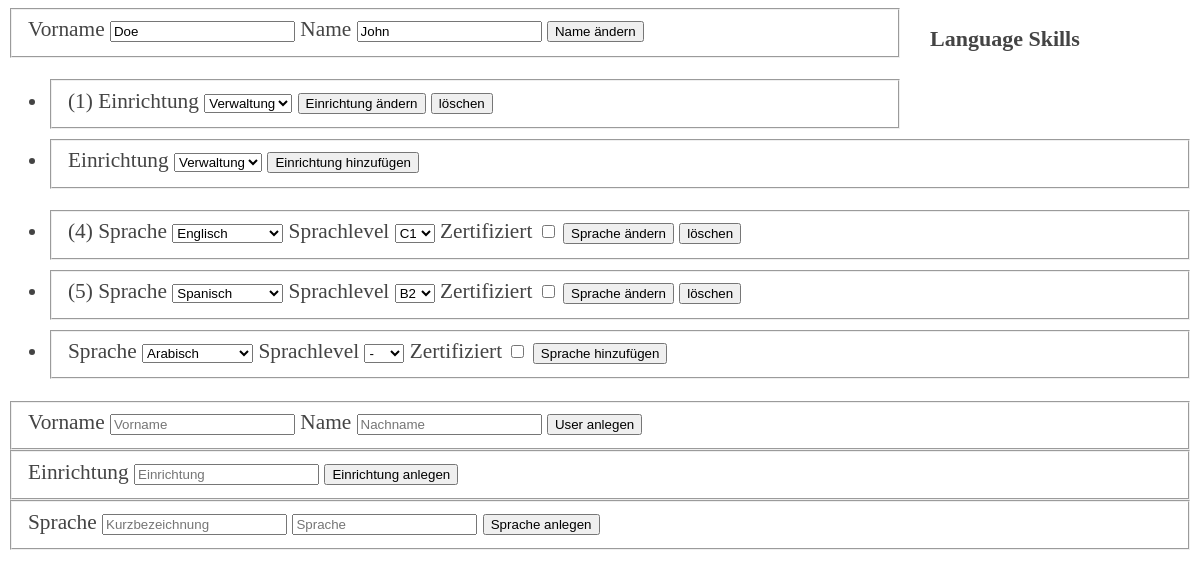
The app's page /?main=edituser&UserID=1 with its own data.
### tables this page shows
CREATE TABLE "LanguageLink" (
	`LanguageLinkID`	INTEGER NOT NULL PRIMARY KEY AUTOINCREMENT UNIQUE,
	`UserID`	int(11) NOT NULL,
	`LanguageID`	int(11) NOT NULL,
	`SkillLevel`	varchar(2) NOT NULL,
	`zertifiziert`	INTEGER
);

CREATE TABLE "User" (
	`UserID`	INTEGER NOT NULL PRIMARY KEY AUTOINCREMENT UNIQUE,
	`UserName`	tinytext NOT NULL,
	`UserForename`	tinytext NOT NULL
);

CREATE TABLE `FacilityLink` (
	`FacilityLinkID`	INTEGER NOT NULL PRIMARY KEY AUTOINCREMENT UNIQUE,
	`UserID`	INTEGER,
	`FacilityID`	INTEGER
);

### init.php (called while the page is built, shortened)
<?php
$sprachlevel=array('-','A1','A2','B1','B2','C1','C2');
$dbfile="languageskills.db";
$db = new SQLite3($dbfile);
$results = $db->query("SELECT * FROM Language ORDER BY LanguageName ASC");
while ($row = $results->fetchArray()) {
	$sprachen[$row["LanguageID"]] = $row["LanguageName"];
}
$results = $db->query("SELECT * FROM Facility ORDER BY FacilityName ASC");
while ($row = $results->fetchArray()) {
	$einrichtungen[$row["FacilityID"]] = $row["FacilityName"];
}
?>

### edituser.php (the view, shortened to what this page needs)
<div>
<?php
$userid = $_GET['UserID'];
$userquery = 'SELECT * FROM User INNER JOIN LanguageLink ON User.UserID = LanguageLink.UserID WHERE User.UserID = '.$userid.' LIMIT 1';
$userresult = $db->query($userquery);
while ($line = $userresult->fetchArray(SQLITE3_ASSOC)) {
	?>
	<form id="userformular" action="index.php?main=changeuser" method="POST">
		<fieldset id="collaborator">
			<label for="UserForename">Vorname</label>
			<input type="text" name="UserForename" value="<?php echo $line['UserForename']; ?>">
			<label for="UserName">Name</label>
			<input type="text" name="UserName" value="<?php echo $line['UserName']; ?>">
			<button type="submit" name="action">Name ändern</button>
		</fieldset>
	</form>
	<ul class="Einrichtungen">
		<?php
		$facilityquery = "SELECT * FROM FacilityLink WHERE UserID =".$userid;
		$facilityresult = $db->query($facilityquery);
		while ($facilities = $facilityresult->fetchArray(SQLITE3_ASSOC)) {
			?>
			<li>
				<form class="einrichtungsformular" action="index.php?main=changeuser" method="POST">
					<fieldset class="einrichtungen">
						(<?php echo $facilities['FacilityID']; ?>)
						<label for="facility">Einrichtung</label>
						<select name="FacilityID" size="1">
							<?php
								foreach($einrichtungen as $EinrichtungsID => $einrichtung) {
									if ($einrichtungen[$facilities['FacilityID']]==$einrichtung) $selected=" selected";
									else unset($selected);
									echo '<option value='.$EinrichtungsID.' '.$selected.'>'.$einrichtung.'</option>';
								}
							?>
						</select>
						<button type="submit" name="action">Einrichtung ändern</button>
						<button type="submit" name="action" formaction="index.php?main=changeuser&aktion=deletefacility&FacilityLinkID=<?php echo $facilities['FacilityLinkID']; ?>">löschen</button>
					</fieldset>
				</form>
			</li>
		<?php } ?>
		<li>
			<form id="einrichtungsformular" action="index.php?main=changeuser" method="POST">
				<fieldset class="einrichtungen">
					<label for="facility">Einrichtung</label>
					<select name="FacilityID" size="1">
						<?php
							foreach($einrichtungen as $EinrichtungsID => $einrichtung) {
								echo '<option value='.$EinrichtungsID.' '.$selected.'>'.$einrichtung.'</option>';
							}
						?>
					</select>
					<button type="submit" name="action">Einrichtung hinzufügen</button>
				</fieldset>
			</form>
		</li>
	</ul>
	<ul class="LanguageSkills">
		<?php
		$languagequery = "SELECT * FROM LanguageLink WHERE UserID =".$userid;
		$languageresult = $db->query($languagequery);
		while ($languages = $languageresult->fetchArray(SQLITE3_ASSOC)) {
			?>
			<li>
				<form class="sprachenformular" action="index.php?main=changeuser" method="POST">
					<fieldset id="languages">
						(<?php echo $languages['LanguageLinkID']; ?>)
						<label for="language">Sprache</label>
						<select name="Sprache" size="1">
							<?php
								foreach($sprachen as $SprachID => $sprache) {
									if ($sprachen[$languages['LanguageID']]==$sprache) $selected=" selected";
									else unset($selected);
									echo '<option value='.$SprachID.' '.$selected.'>'.$sprache.'</option>';
								}
							?>
						</select>
						<label for="SkillLevel">Sprachlevel</label>
						<select name="SkillLevel" size="1">
							<?php
								foreach($sprachlevel as $level) {
									if ($languages['SkillLevel']==$level) $selected=" selected";
									else unset($selected);
									echo '<option '.$selected.'>'.$level.'</option>';
								}
							?>
						</select>
						<label for="zertifiziert">Zertifiziert</label>
						<input type="checkbox" name="zertifiziert" value="1" <?php if ($languages['zertifiziert']=="1") echo 'checked'; ?>>
						<button type="submit" name="action">Sprache ändern</button>
						<button type="submit" name="action" formaction="index.php?main=changeuser&aktion=deletelanguage&LanguageLinkID=<?php echo $languages['LanguageLinkID']; ?>">löschen</button>
					</fieldset>
				</form>
			</li>
		<?php } ?>
<?php } ?>
		<li>
			<form id="sprachenformular" action="index.php?main=changeuser" method="POST">
				<fieldset id="languages">
					<label for="language">Sprache</label>
					<select name="Sprache" size="1">
						<?php
							foreach($sprachen as $SprachID => $sprache) {
								echo '<option value='.$SprachID.'>'.$sprache.'</option>';
							}
						?>
					</select>
					<label for="SkillLevel">Sprachlevel</label>
					<select name="SkillLevel" size="1">
						<?php
							foreach($sprachlevel as $level) {
								echo '<option>'.$level.'</option>';
							}
						?>
					</select>
					<label for="zertifiziert">Zertifiziert</label>
					<input type="checkbox" name="zertifiziert" value="1">
					<button type="submit" name="action">Sprache hinzufügen</button>
				</fieldset>
			</form>
		</li>
	</ul>
<form id="userformular" action="index.php?main=changeuser" method="POST">
	<fieldset id="newcollaborator">
		<label for="UserForename">Vorname</label>
		<input type="text" name="UserForename" placeholder="Vorname">
		<label for="UserName">Name</label>
		<input type="text" name="UserName" placeholder="Nachname">
		<button type="submit" name="action">User anlegen</button>
	</fieldset>
</form>
<form id="facilityformular" action="index.php?main=changeuser" method="POST">
	<fieldset id="createfacility">
		<label for="Facility">Einrichtung</label>
		<input type="text" name="Facility" placeholder="Einrichtung">
		<button type="submit" name="action">Einrichtung anlegen</button>
	</fieldset>
</form>
<form id="languageformular" action="index.php?main=changeuser" method="POST">
	<fieldset id="createlanguage">
		<label for="language">Sprache</label>
		<input type="text" name="LanguageNameShort" placeholder="Kurzbezeichnung">
		<input type="text" name="LanguageName" placeholder="Sprache">
		<button type="submit" name="action">Sprache anlegen</button>
	</fieldset>
</form>
</div>

### style.css (style rules this page uses)
body { font-size: 16pt; font-family: Verdana; color:#444; }
li { margin: 10px 0; }

### records on screen
languagelink: UserForename "Doe", UserName "John", LanguageLinkID "4"
facilitylink: FacilityID "1"
languagelink: LanguageLinkID "5"

### other values on screen
form field FacilityID "Verwaltung"
form field Sprache "Englisch"
form field SkillLevel "C1"
form field Sprache "Spanisch"
form field SkillLevel "B2"
form field Sprache "Arabisch"
form field SkillLevel "-"
